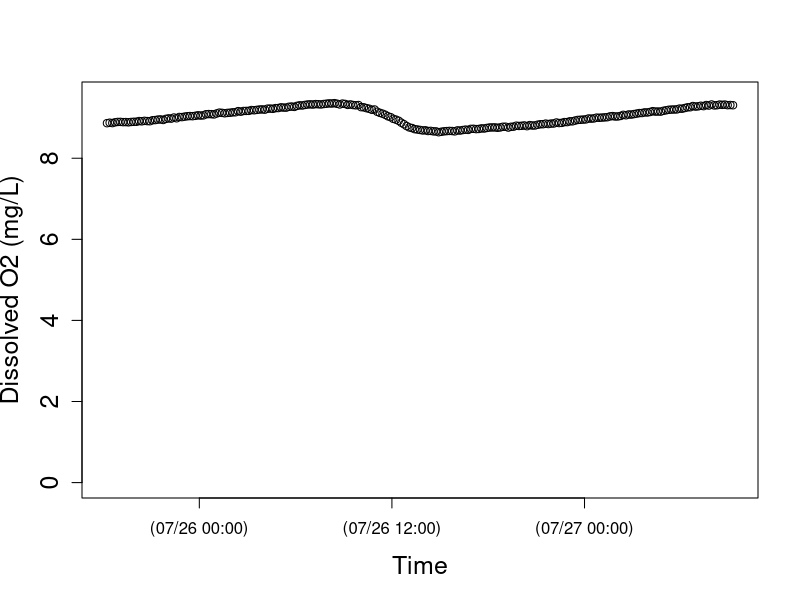
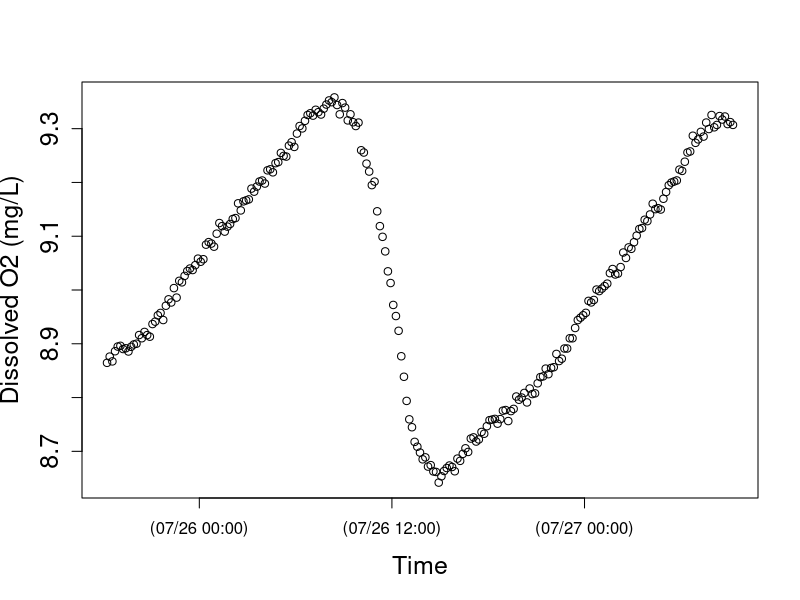

Write R code to recreate these figures, in order. (Note: this script raises an error after producing the figures.)
setwd("N:/Thesis.N/FreshStart_trans/TempLight_trans/TempLightSum17_trans/ST25jul17")
install.packages("chron")
library(chron)
StreamData=read.table("ST25jul17.csv",header=TRUE)  	##time is in seconds since 1970 and in UTC
StreamData$dtime<-chron(StreamData$time/86400)-(7/24)
## Check new chron object dtime and O2 data
## here is where you can target and remove outliers if you want to check before running models 
plot(StreamData$dtime, StreamData$oxy,cex.lab=1.5, cex.axis=1.5, lwd=1,ylim=c(0,9.5), xlab="Time",ylab="Dissolved O2 (mg/L)")
plot(StreamData$dtime, StreamData$oxy,cex.lab=1.5, cex.axis=1.5, lwd=1, xlab="Time",ylab="Dissolved O2 (mg/L)")

# END data important and management
# [2] LOAD O2 SATURATION FUNCTION

osat<- function(temp, bp) {
  
  tstd<-log((298.15-temp) / (273.15 + temp))
  
  a0<-2.00907
  a1<-3.22014
  a2<-4.0501
  a3<-4.94457
  a4<- -0.256847
  a5<- 3.88767
  
  u<-10^(8.10765-(1750.286/(235+temp)))
  
  sato<-(exp(a0 + a1*tstd + a2*tstd^2 + a3*tstd^3 + a4*tstd^4+a5*tstd^5))*((bp-u)/(760-u))*1.42905
  sato
}

#end of function
# END loading O2 SAT calc #
# [3] LOAD BAROMETRIC PRESSURE FUNCTION
## Function to correct barometric pressure for altitude. From Colt (2012).
## This function gives bp in mmHg for altitude given nearby measurement of standardized barometric pressure. 
## temp is degC 
## alt is m
## bpst is in inches of Hg and the sort of data you will find from U.S. weather stations.  Delete the *25.4 if you in the rest of the world where pressure is given in metric units
####function returns mm of Hg
bpcalc<- function(bpst, alt) {
  bpst*25.4*exp((-9.80665*0.0289644*alt)/(8.31447*(273.15+15)))
}
#end of function
# END loading BP calc function ####### 
# [4] LOAD GAS EXCHANGE (K) FUNCTIONS
# NOTE: The functions you use will depend on the methods used to estimate K (O2, propane, SF6). The temperature correction (Kcor) is embedded in the models below, but the Kcor function must be loaded into R before running the model.
# UNITS are day^(-1)
## This code does the opposite of Kcor below; it estimates K600 for KO2 at a given temperature. From Wanninkhof (1992).
K600fromO2<-function (temp, KO2) {
  ((600/(1800.6 - (120.1 * temp) + (3.7818 * temp^2) - (0.047608 * temp^3)))^-0.5) * KO2
}
#end of function
# This calculates K600 from K measured in a propane addition. From Raymond et al. (2012).
K600frompropane<-function (temp, Kpropane) {
  ((600/(2864 - (154.14 * temp) + (3.791 * temp^2) - (0.0379 * temp^3)))^-0.5) * Kpropane
}
#end of function
# This calculates K600 from K measured in a SF6 addition. From Raymond et al. (2012).
K600fromSF6<-function(temp, KSF6) {
  ((600/(3255.3-(217.13*temp)+(6.837*temp^2)-(0.08607*temp^3)))^-0.5)*KSF6
}
#end of function
# This function calculates KO2 at any given tempertaure from K600. via schmidt number scaling.  The scaling equation if From JÃ¤hne et al. (1987), Schmidt number conversions from Wanninkhof et al. 1992.
Kcor<-function (temp,K600){
  K600/(600/(1800.6-(temp*120.1)+(3.7818*temp^2)-(0.047608*temp^3)))^-0.5
}
#end of function
# END loading K functions
# [5] NIGHTTIME REGRESSION to estimate K -- OPTIONAL
### nighttime regression code to estimate K. Approach as in Hornberger and Kelly (1975).
## o2 file is your oxygen data (defined in subsetting)
## bp is barometric pressure in mm Hg for your site, 
## ts is the time step in MINUTES (not days as in metabolism code below)

nightreg<-function(o2file, bp, ts){
  
  temp<-o2file$temp
  oxy<-o2file$oxy
  
  # moving average on oxy data
  oxyf1<-filter(o2file$oxy,rep(1/3,3), sides=2)
  
  # trim the ends of the oxy data
  oxyf2<- oxyf1[c(-1,-length(oxyf1))]
  
  # calculate delO/delt; convert to units of days by ts in min-1*1440
  deltaO2<-((oxyf2[-1]-oxyf2[-length(oxyf2)])/ts)*1440
  
  # Trim the first two and last one from the temp data to match the filter oxy data
  temptrim<-temp[c(-2:-1,-length(temp))]
  
  # calc the dodef
  satdef<-osat(temptrim,bp)-oxyf2[-1]
  
  # fit linear model and plot using linear model fitting (lm) and abline functions in R stats package
  nreg<-lm(deltaO2~satdef)
  plot(satdef,deltaO2)
  abline(nreg)
  
  # use coef function in R stats package to get lm coefficients
  coeff<-coef(nreg)
  
  # output gives lm coeff and K600 (converted from nighttime regression estimate of KO2)
  out<-list(coeff, K600fromO2(mean(temp), coeff[2]))
  out
  
}
#end of function
# NOTE: this approach works better for some sites/dates than others; always check that your model fit is good and that your K600 estimate makes sense!
#Call as:  The first argument in the function defines when to pull data.  In this case on 10/27/204 (for spring creek) between 18:05 and 23:00

nightreg(StreamData[StreamData$dtime>=as.numeric(chron(dates="07/19/17", times="18:10:00")) & StreamData$dtime<=as.numeric(chron(dates="07/21/17", times="10:00:00")), ], bp=660, ts=10)
# END nighttime regression calculation of K #
# check that light makes sense
plot(StreamData$dtime, StreamData$light,cex.lab=1.5, cex.axis=1.5, lwd=1, xlab="Time",ylab="PAR (umol photons/s/m2)")
# END light
# [7] MODEL v1 - RIVERMETABK; solves for GPP, ER, AND K
##
# [7a] LOAD RIVERMETABK functions
###########################################

## VERSION 1 of possible metabolism model

##### now estimate metabolism

## parameter names (and units) for BOTH rivermetab functions (solving for or fixing K600):
## oxy.mod = modeled O2 (mg/L)
## oxy = O2 data (mg/L)
## MET[1] = GPP = estimated daily gross primary production (g O2 m-2 d-1); + flux of O2 production
## MET[2] = ER = estimated daily ecosystem respiration (g O2 m-2 d-1); - flux of O2 consumption 
## MET[3] = K = estimated K600 (d-1)
## z = estimated site depth (m)
## Kcor = KO2 corrected for temperature, calculated from K600 (d-1)
## bp = barometric pressure (mmHg)
## temp = water temperature (C)
## light = PAR data (or modlight from above light function)
## ts = time step of O2 data from logger (10 min intervals --> units are day, so 10/1440=0.06944)

# Model to calculate GPP, ER and K simultaneously
# This model is advantageous in the sense that one can estimate K from the data, but beware that it may be an overparameterized model.  
# Note that you have the opportunity below to use your light data or modeled light (here as data$light estimated for spring creek and french creek with the light model function above). You decide and modify the function and data names accordingly.

# rivermetabK is the master function that calls the MLE function (onestationmleK) and plotting function (onestationplot) below
rivermetabK<-function(o2file, z, bp, ts){
  
  ##pull data out of loaded o2file (subset in CALL function) and give it a name. 
  temp<-o2file$temp
  oxy<-o2file$oxy
  light<-o2file$light
  
  ##This calls onestationmleK (below) to calculate metabolism by non-linear minimization. We use nlm() function in R stats package; for more information see "help(nlm)"  The first argument is the function to be minimized, the second defines the starting values.  The function that is minimized (onestationmleK, see below) always has as its first argument, a vector of parameters (MET), and second argument a vector of starting values for those parameters, p=c(3,-5, 10).
  
  river.mle<-nlm(onestationmleK, p=c(3,-5, 10), oxy=oxy, z=z,temp=temp,light=light, bp=bp, ts=ts)
  
  ##plot modeled and measaured O2 given MLE estimates of GPP, ER, and K600.  It calls a function below onestationplot()
  
  onestationplot(GPP=river.mle$estimate[1], ER=river.mle$estimate[2],oxy=oxy,z=z,temp=temp,light=light, K=river.mle$estimate[3], bp=bp, ts=ts)
  
  ##return GPP, ER, K600, and MLE values
  b <- list(GPP=river.mle$estimate[1], ER=river.mle$estimate[2], K600=river.mle$estimate[3], neglogL=river.mle$minimum[1])
  b
}
# end of function
# This function returns the negative log likelihood value given O2 data and estimates of GPP, ER, and K (which is vector MET); is included in master rivermetabK function above
onestationmleK<-function(MET,temp, oxy, light, z, bp, ts) {
  
  # create new vector for modeled O2
  oxy.mod<-numeric(length(data))
  # give starting value from oxygen data; this is the only time O2 data is used to model GPP and ER
  oxy.mod[1]<-oxy[1]
  
  # this is the metabolism equation as in Van de Bogert et al 2007 L&OMethods
  for (i in 2:length(oxy)) {oxy.mod[i]<-oxy.mod[i-1]+((MET[1]/z)*(light[i]/sum(light)))+ MET[2]*ts/z+(Kcor(temp[i],MET[3]))*ts*(osat(temp[i],bp)-oxy.mod[i-1]) }
  
  ##below is MLE calculation; output is -log likelihood
  # diff in measured and modeled O2
  sqdiff<-(oxy-oxy.mod)^2 
  # likelihood function
  L <- length(oxy) * (log(((sum(sqdiff)/length(oxy))^0.5))+0.5*log(6.28)) + ((2*sum(sqdiff)/length(oxy))^-1) * sum(sqdiff)
  L
}
# end of function
# this function plots modeled O2 and O2 data from estimates of daily GPP, ER, and K; is included in master rivermetabK function above
# Calls same metabolism equation as in mle function, but plots modeled O2 as a function of GPP, ER, and K estimates from mle
# use this to visually assess your model estimates (should be good agreement between modeled and measured O2)
onestationplot<-function(GPP, ER, oxy, z, temp, K, light, bp, ts) {
  
  oxy.mod<-numeric(length(oxy))
  oxy.mod[1]<-oxy[1]
  
  # this is the metabolism equation as in Van de Bogert et al (2007) L&OMethods
  for (i in 2:length(oxy)) { oxy.mod[i]<-oxy.mod[i-1]+((GPP/z)*(light[i]/sum(light)))+ ER*ts/z+(Kcor(temp[i],K))*ts*(osat(temp[i],bp)-oxy.mod[i-1]) }
  
  plot(seq(1:length(oxy)),oxy.mod, type="l",xlab="Time", ylab="Dissolved oxygen  (mg/L)", cex.lab=1.5, cex.axis=1.5, lwd=2 )
  points(seq(1:length(oxy)),oxy)
}
# end of function

####### END LOADING rivermetabK function #
# [7b] CALL RIVERMETABK function
###########################################

## Call as:  z is depth in m, bp is im mmHg, ts is time steps in days.

# for spring creek data; 10/28/14
###########################################

## Call as:  z is depth in m, bp is im mmHg, ts is time steps in days.

# for spring creek data; 10/28/14
rivermetab<-function(o2file, z, bp, ts, K){
  
  ##pull data out of loaded o2file (subset in CALL function) and give it a name. 
  temp<-o2file$temp
  oxy<-o2file$oxy
  light<-o2file$light
  
  ##calculate metabolism by non linear minimization of MLE function (below)
  river.mle<-nlm(onestationmle, p=c(3,-5), oxy=oxy, z=z,temp=temp,light=light, bp=bp, ts=ts, K=K)
  
  ##plot data; uses same plot function as given for rivermetabK above (relisted below to keep each model as own unit)
  onestationplot(GPP=river.mle$estimate[1], ER=river.mle$estimate[2],oxy=oxy,z=z,temp=temp,light=light, K=K, bp=bp, ts=ts)
  
  ##return GPP, ER, and MLE value
  b<-list(GPP= river.mle$estimate[1], ER= river.mle$estimate[2],  neglogL= river.mle$minimum[1])
  b
}
# end of function

# function returns the likelihood value given O2 data and estimates of GPP, ER (which is vector MET); is included in master rivermetab function above; K600 is fixed
onestationmle<-function(MET,temp, oxy, light, z, bp, ts, K) {
  
  oxy.mod<-numeric(length(data))
  oxy.mod[1]<-oxy[1]
  
  # this is the metabolism equation as in Van de Bogert et al 2007 L&OMethods
  for (i in 2:length(oxy)) {oxy.mod[i]<-oxy.mod[i-1]+((MET[1]/z)*(light[i]/sum(light)))+ MET[2]*ts/z+(Kcor(temp[i],K))*ts*(osat(temp[i],bp)-oxy.mod[i-1]) }
  
  ## below is MLE calculation; output is likelihood
  # diff in measured and modeled O2
  sqdiff<-(oxy-oxy.mod)^2 
  # likelihood function
  L <- length(oxy)*(log(((sum(sqdiff)/length(oxy))^0.5)) +0.5*log(6.28)) + ((2*sum(sqdiff)/length(oxy))^-1)*sum(sqdiff)
  L
}
#end of function

# (As in rivermetabK)
# this function plots modeled O2 and O2 data from estimates of daily GPP and ER; is included in master rivermetab function above
# Calls same metabolism equation as in mle function, but plots modeled O2 as a function of GPP, ER estimates from mle
# use this to visually assess your model estimates (should be good agreement between modeled and measured O2)
onestationplot<-function(GPP, ER, oxy, z, temp, K, light, bp, ts) {
  
  oxy.mod<-numeric(length(oxy))
  oxy.mod[1]<-oxy[1]
  
  # this is the metabolism equation as in Van de Bogert et al (2007) L&OMethods
  for (i in 2:length(oxy)) { oxy.mod[i]<-oxy.mod[i-1]+((GPP/z)*(light[i]/sum(light)))+ ER*ts/z+(Kcor(temp[i],K))*ts*(osat(temp[i],bp)-oxy.mod[i-1]) }
  
  plot(seq(1:length(oxy)),oxy.mod, type="l",xlab="Time", ylab="Dissolved oxygen  (mg/L)", cex.lab=1.5, cex.axis=1.5, lwd=2 )
  points(seq(1:length(oxy)),oxy)
  
  print(summary(lm(oxy~oxy.mod)))
  
}
# end of function
####### END loading rivermetab function ####### 
## Call as:  z is depth in m, bp is im mmHg, ts is time steps in days.

# 10 MIN timestep!! literature k600 values based on slope
rivermetab(o2file=StreamData[StreamData$dtime>=as.numeric(chron(
  dates="07/25/17", times="18:35:00")) & StreamData $dtime<=as.numeric(chron(
    dates="07/27/17", times="08:45:00")), ], 
  z=0.130, 
  bp=727, 
  ts=0.006944, 
  K=175.315547)
# 10 MIN timestep!! my derived k600 values based on velocity
rivermetab(o2file=StreamData[StreamData$dtime>=as.numeric(chron(
  dates="07/25/17", times="18:35:00")) & StreamData $dtime<=as.numeric(chron(
  dates="07/27/17", times="08:45:00")), ], 
  z=0.130, 
  bp=727, 
  ts=0.006944, 
  K=39.0671500)
# 10 MIN timestep!! full model as is 
rivermetabK(o2file=StreamData[ StreamData $dtime>=as.numeric(chron(
  dates="07/25/17", times="18:35:00")) & StreamData $dtime<=as.numeric(chron(
  dates="07/27/17", times="08:45:00")), ], 
  z=0.130, 
  bp=727, 
  ts=0.006944)
